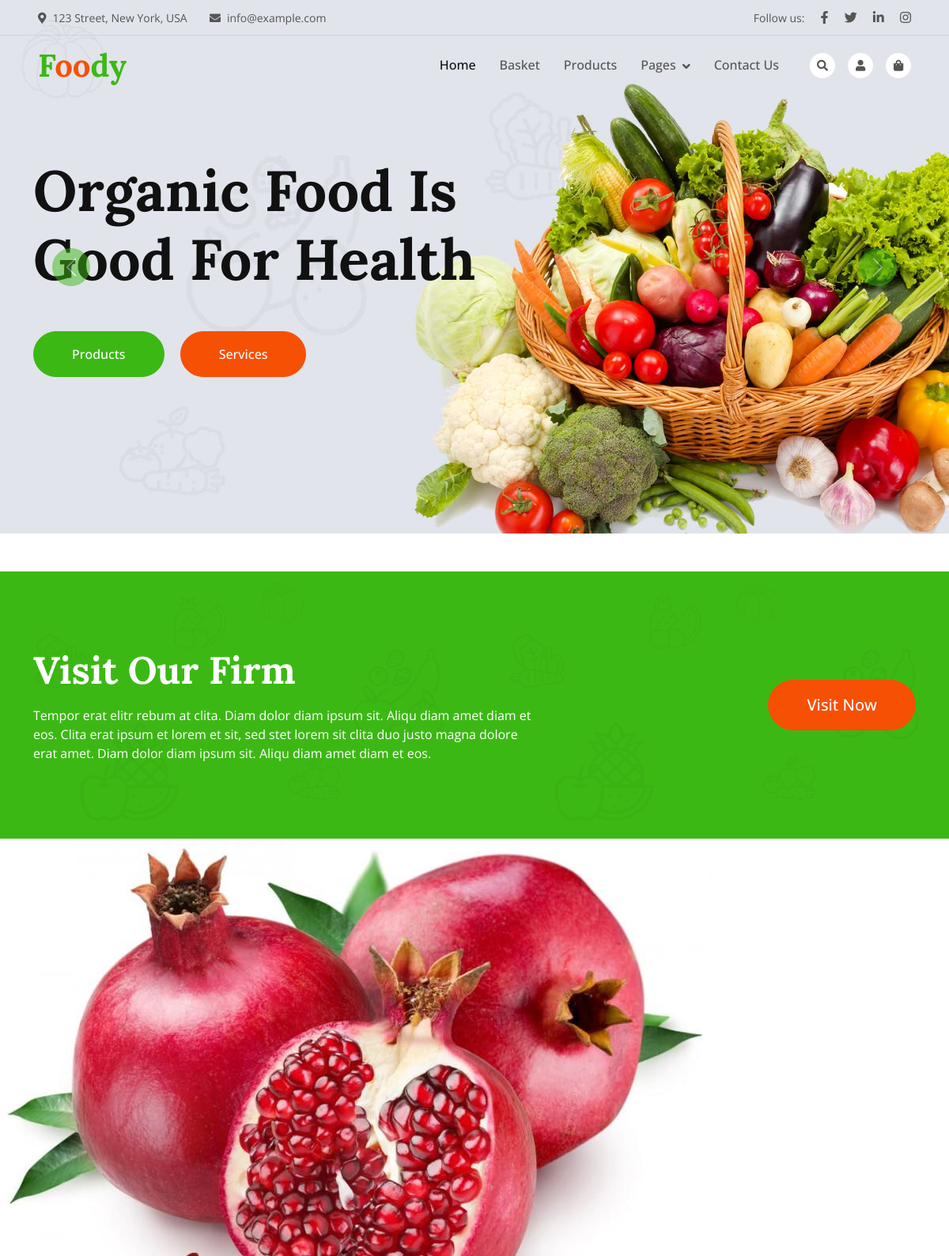
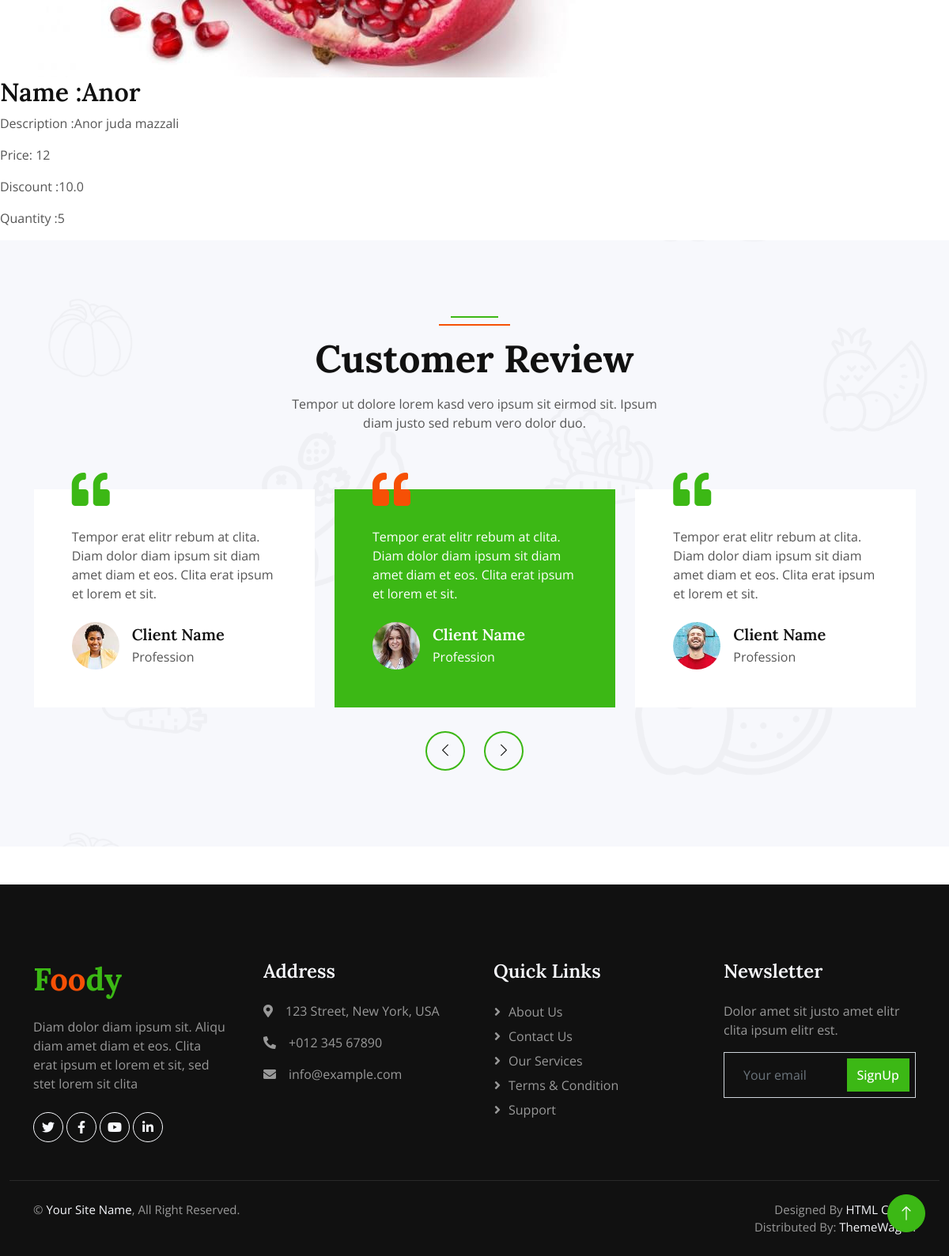
Page /detail/1/ on the committed database (2 pictures, top to bottom).
### app/models.py (models this page shows, shortened)
class Product(models.Model):
    name = models.CharField(max_length=100)
    category = models.ForeignKey(Category, on_delete=models.CASCADE)
    description = models.TextField()
    price = models.DecimalField(max_digits=7, decimal_places=0)
    quantity = models.IntegerField(default=0)
    discount = models.FloatField(null=True, blank=True)
    image = models.ImageField(upload_to='products/', verbose_name="Rasmi")

### app/views.py (the view)
# urls.py: path('detail/<int:pk>/', detail, name="detail"),
def detail(request, pk):
    product = Product.objects.get(pk=pk)
    context = {
        'product': product,
    }
    return render(request, 'app/product_detail.html', context)

### app/templates/app/product_detail.html (shortened to what this page needs)
{% extends 'base.html' %}
{% block main %}
<div class="product-detail">
    <img src="{{ product.image.url }}" alt="{{ product.title }}">
    <h2>Name :{{ product.name }}</h2>
    <p>Description :{{ product.description }}</p>
    <p>Price: {{ product.price }}</p>
    <p>Discount :{{product.discount}}</p>
    <p>Quantity :{{product.quantity}}</p>
</div>
{% endblock main %}

### static/css/style.css (style rules this page uses)
:root { --primary: #3CB815; --secondary: #F65005; --light: #F7F8FC; --dark: #111111; }

### rows in the picture
Product: image (picture), name "Anor", description "Anor juda mazzali", price "12", discount "10.0", quantity "5"
